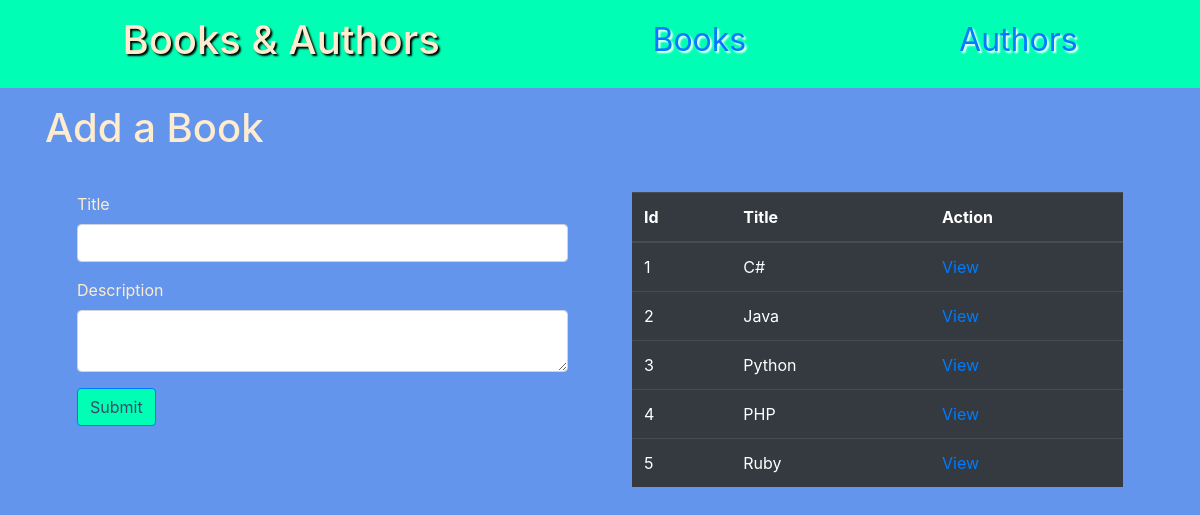
Before: / with the older database file.
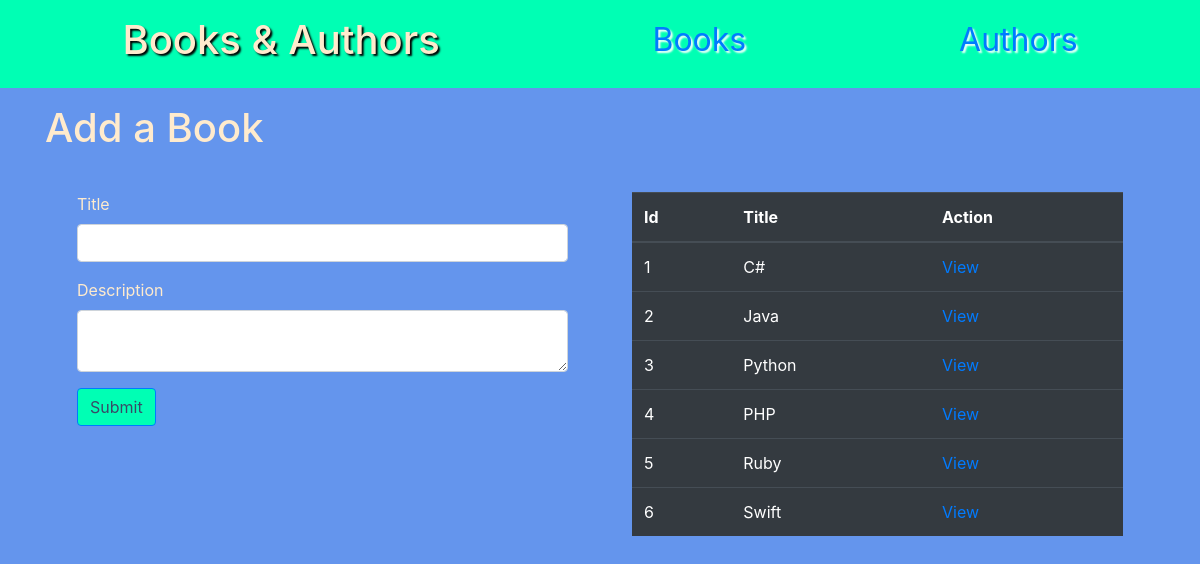
After: the same page with the newer database file.
### books_authors_app/models.py (models this page shows)
class Book(models.Model):
    title= models.CharField(max_length = 255)
    description = models.TextField()
    created_at = models.DateTimeField(auto_now_add = True)
    updated_at = models.DateTimeField(auto_now = True)

### books_authors_app/views.py (the view)
# urls.py: path('', views.index),
def index(request):
    return render(request, 'books.html', {"books": Book.objects.all()})

### books_authors_app/templates/books.html (shortened to what this page needs)
<!DOCTYPE html>
<html lang="en">
<head>
    <link href="https://stackpath.bootstrapcdn.com/bootstrap/4.5.0/css/bootstrap.min.css" rel="stylesheet">
    {% load static %}
    <link rel="stylesheet" href="{% static 'style.css'%}">
</head>
<body>
    <nav>
        <h1>Books & Authors</h1>
        <a href="/">Books</a>
        <a href="/authors">Authors</a>
    </nav>
    <div class="container">
        <h1>Add a Book</h1>
        <section class="split-screen">
            <form action="/books/create" method="post">
                <div class="form-group">
                    <label for="title">Title</label>
                    <input type="text" name="title" id="title" class="form-control">
                </div>
                <div class="form-group">
                    <label for="description">Description</label>
                    <textarea name="description" id="description" class="form-control"></textarea>
                </div>
                <button class="btn btn-primary">Submit</button>
            </form>
            <table class="table table-dark">
                <thead>
                    <tr>
                        <th>Id</th>
                        <th>Title</th>
                        <th>Action</th>
                    </tr>
                </thead>
                <tbody>
                {% for book in books %}
                <tr>
                    <td>{{ book.id }}</td>
                    <td>{{ book.title }}</td>
                    <td><a href="/books/{{ book.id }}">View</a></td>
                </tr>
                {% endfor %}
                </tbody>
            </table>
        </section>
    </div>
</body>
</html>

### books_authors_app/static/style.css (style rules this page uses)
body { background-color: cornflowerblue; }
h1,h2,h3,h4,h5,p,label { color: blanchedalmond; }
nav { background-color: #00ffb4; display: flex; justify-content: space-around; margin-bottom: 1em; padding: 1em; }
nav > h1 { text-shadow: 2px 2px 2px black; }
nav > a { font-size: 2rem; text-shadow: 2px 2px 2px white; }
section.split-screen { display: flex; justify-content: space-evenly; }
section.split-screen > * { width: 50%; margin: 2em; }
.btn-primary { color: #394a67; background-color: #00ffb4; border-color: #007bff; }

Changed rows visible on the page:
added Book: id "6", title "Swift"
